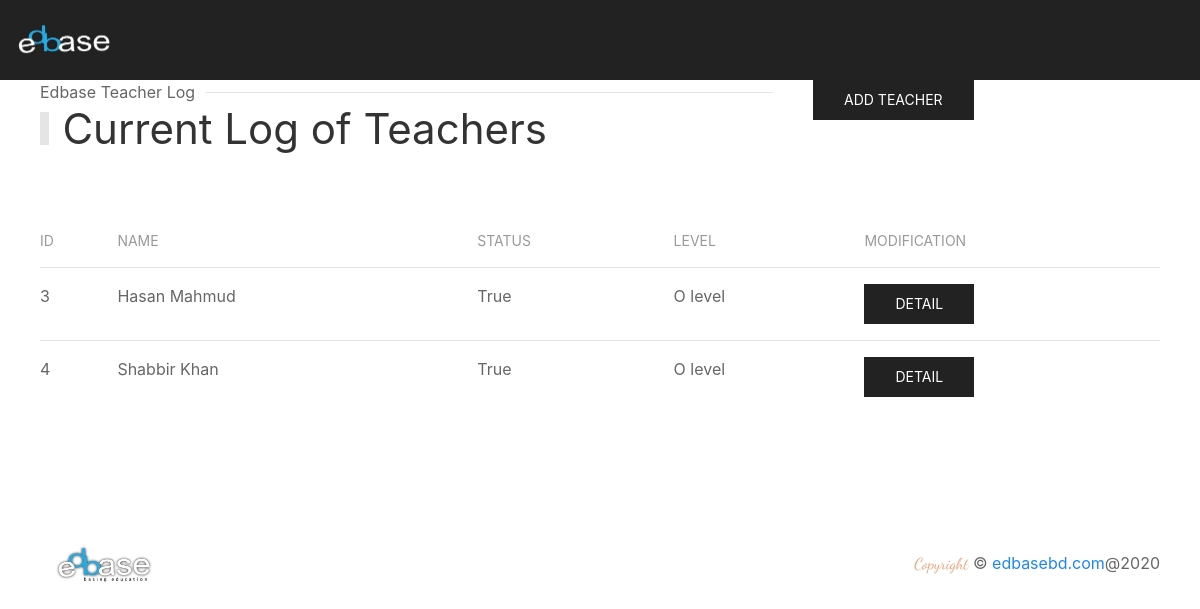
The app's page /teacherlist/, older data.
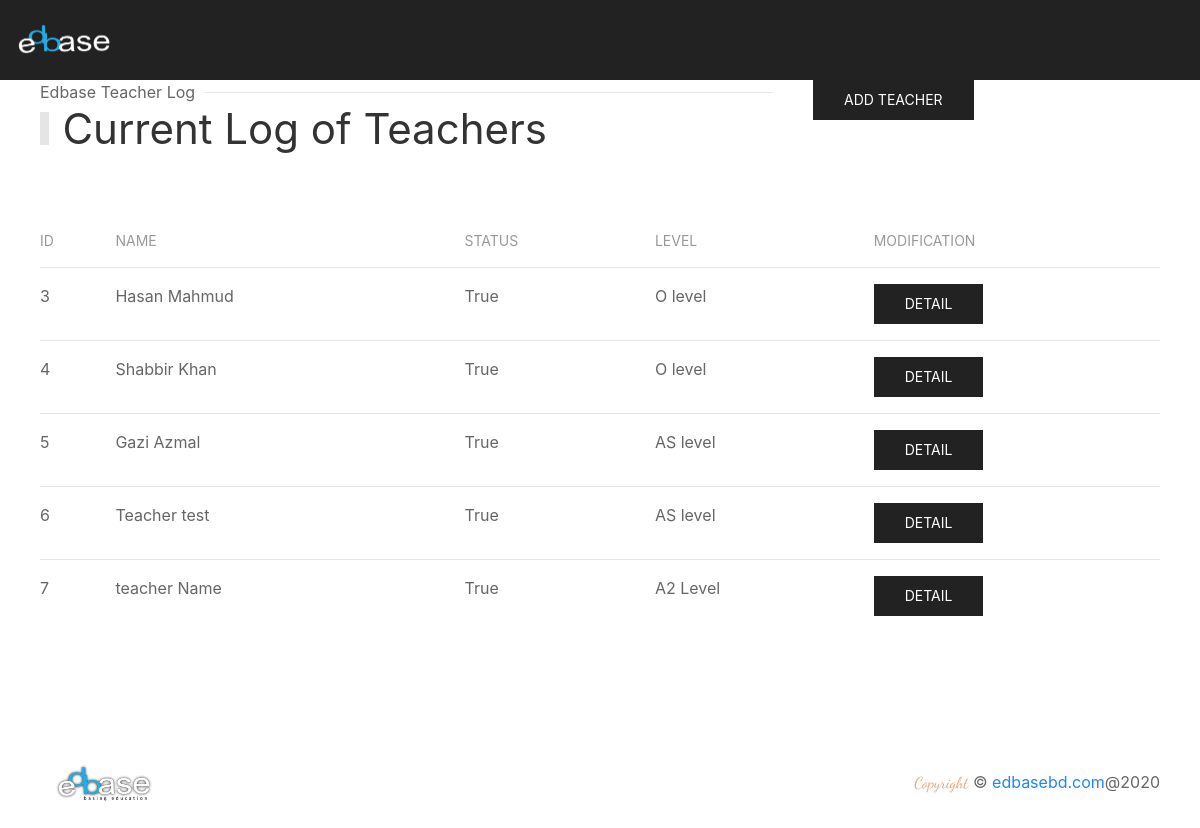
The same page, newer data.
### applicant/models.py (models this page shows, shortened)
class EdbaseTeacherSubject(models.Model):
    teacher = models.ForeignKey(EdbaseTeacher, related_name='edbaseteacher', on_delete=models.CASCADE)
    location = models.ForeignKey(EdbaseLocation, related_name='edbaselocation', on_delete=models.CASCADE)
    board = models.ForeignKey(EdbaseBoard, related_name='edbaseboard', on_delete=models.CASCADE)
    qualification = models.ForeignKey(EdbaseQualification, related_name='edbasequalification', on_delete=models.CASCADE)
    subject = models.ForeignKey(EdbaseSubject, related_name='edbasesubject', on_delete=models.CASCADE)

class EdbaseTeacher(models.Model):
    user = models.OneToOneField(User, on_delete=models.CASCADE)
    name = models.CharField(max_length=128, null=True, blank=True)
    status = models.BooleanField(default=True, null=True, blank=True)
    createt_at = models.DateTimeField(auto_now_add=True, null=True, blank=True)

class EdbaseQualification(models.Model):
    level = models.CharField(max_length=128, null=True, blank=True)
    created_at = models.DateTimeField(auto_now_add=True, null=True, blank=True)

### applicant/views.py (the view)
# urls.py: path('teacherlist/', views.teacherlist, name='teacherlist'),
def teacherlist(request):
    teachers = EdbaseTeacherSubject.objects.all()
    return render(request, 'teachersNew.html', {'teachers': teachers})

### applicant/templates/teachersNew.html (shortened to what this page needs)
{% extends 'base.html' %}
{% load static %}
{% block content %}
    <section class="main-section">
        <section class="main-section">
            <div class="admin-section-top">
                <div>
                    <div class="uk-section-secondary uk-preserve-color">
                        <div uk-sticky="animation: uk-animation-slide-top; sel-target: .uk-navbar-container; cls-active: uk-navbar-sticky; cls-inactive: uk-navbar-transparent uk-dark; top: 200">
                            <nav class="uk-navbar-container" uk-navbar="mode: click;">
                                <div class="uk-navbar-left">
                                    <a class="uk-navbar-item uk-logo logo-size" href="/"><img src="/static/img/edbase_footer.png" alt="edbase"></a>
                                </div>
                            </nav>
                        </div>
                    </div>
                </div>
            </div>
        </section>
    </section>
    <section id="student-list">
        <div class="uk-container">
            <div uk-grid>
                <div class="uk-width-2-3@m">
                    <div class="head">
                        <h1 class="uk-heading-bullet">Current Log of Teachers</h1>
                        <p class="uk-heading-line"><span>Edbase Teacher Log</span></p>
                    </div>
                </div>
                <div class="uk-width-expand@m">
                    <a href="{% url 'addteachernext' %}" class="uk-button uk-button-secondary">Add Teacher</a>
                </div>
            </div>
            <div class="uk-child-width-1@m" uk-grid>
                <div class="uk-margin-large">
                    <table class="uk-table uk-table-justify uk-table-hover uk-table-divider">
                        <thead>
                            <tr>
                                <th>id</th>
                                <th>Name</th>
                                <th>Status</th>
                                <th>Level</th>
                                <th>Modification</th>
                            </tr>
                        </thead>
                        <tbody>
                            {% for teacher in teachers %}
                            <tr>
                                <td>{{ teacher.teacher.id }}</td>
                                <td>{{ teacher.teacher.name }}</td>
                                <td>{{ teacher.teacher.status }}</td>
                                <td>{{ teacher.qualification.level }}</td>
                                <td class="uk-flex">
                                    <a href="{% url 'teachernextdetail' teacher.id %}" class="uk-button uk-button-secondary">Detail</a>
                                </td>
                            </tr>
                            {% endfor %}
                        </tbody>
                    </table>
                </div>
            </div>
        </div>
    </section>
    <section id="footer">
        <div class="uk-padding">
            <div class="uk-flex uk-flex-wrap uk-flex-wrap-around uk-flex-between uk-flex-middle">
                <a class="uk-navbar-item uk-logo logo-size" href="/"><img src="/static/img/edbase.png" alt="zeros"></a>
                <p class="uk-text-center"> <span class="zeros-sub-head copy">Copyright</span>  © <a href="/">edbasebd.com</a>@2020</p>
            </div>
        </div>
    </section>
{% endblock %}

### applicant/templates/base.html (shortened to what this page needs)
{% load static %}
<!DOCTYPE html>
<html>
<head>
    <link rel="stylesheet" href="{% static 'css/uikit.css' %}" type="text/css" />
    <link rel="stylesheet" href="{% static 'css/main.css' %}" type="text/css" />
    <link rel="stylesheet" href="https://stackpath.bootstrapcdn.com/font-awesome/4.7.0/css/font-awesome.min.css">
</head>
<body>
    {% block content %}
    {% endblock %}
</body>
</html>

### static/css/main.css (style rules this page uses)
p { margin: 0; }
.main-section { position: relative; }
.zeros-sub-head { font-family: 'Dancing Script', cursive; font-size: 2.3rem; color:#5a3a68; }
.logo-size { width: 128px; }
.copy { font-size: 1rem; color: #e8a37a; }
.admin-section-top { height: 10vh; }
.head { display: flex; flex-direction: column-reverse; }

Row changes from the older to the newer data that the page shows:
added EdbaseTeacherSubject: teacher.id "5", teacher.name "Gazi Azmal", teacher.status "True", qualification.level "AS level"
added EdbaseTeacherSubject: teacher.id "6", teacher.name "Teacher test", teacher.status "True", qualification.level "AS level"
added EdbaseTeacherSubject: teacher.id "7", teacher.name "teacher Name", teacher.status "True", qualification.level "A2 Level"
